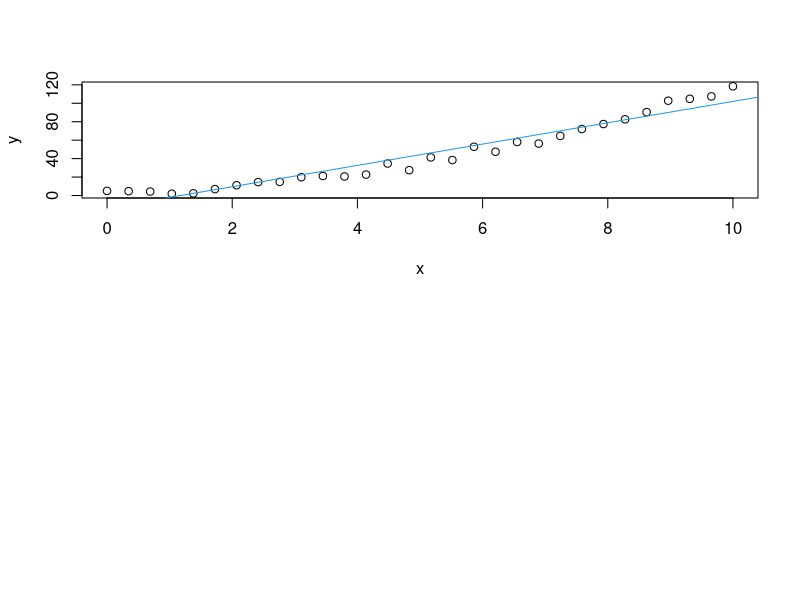

Recreate this plot in R. (Note: this script raises an error after producing the figure.)
# Ambient configuration
this.dir <- dirname(parent.frame(2)$ofile)
setwd(this.dir)
currentPwd <- getwd()
cat("Saving graphics to: ", currentPwd, sep = "")
nameAndData <- "Yuri Matheus Dias Pereira - 30/11/2016"

par(mfrow=c(2,1))
# Data 1 
data1 <- read.table(file = "data.txt")
attach(data1)

#TODO: legendas para as curvas, pontos dados, cores

plot(x, y)
modelo1 <- lm(y ~ x)
abline(modelo1, col=4)
x2 <- x^2
modelo3 <- lm(y ~ x + x2 + x3)
lines(x, predict(modelo3), col=3)
print(summary(modelo3))

detach(data1)

# Data 2
data2 <- read.table(file = "data2.txt")
attach(data2)

plot(x, y)
#lm (variável a ser explicada ~ variável que explica)
x2 <- x^2
x3 <- x^3
modelo4 <- lm(y ~ x3 + x2 + x)
modelo5 <- lm(y ~ x3 + x)
lines(x, predict(modelo5), col=3)
lines(x, predict(modelo4), col=4)
print(summary(modelo4))

detach(data2)
